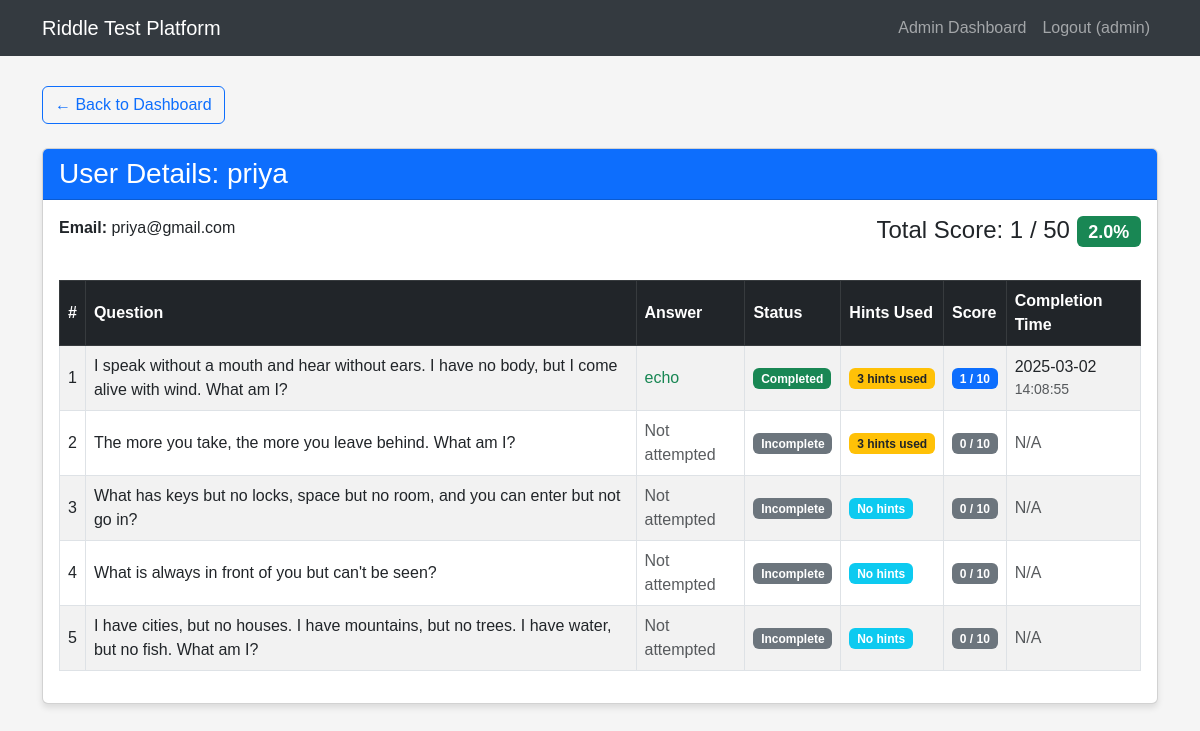
Before: /admin/user_detail/2 (signed in) with the older database file.
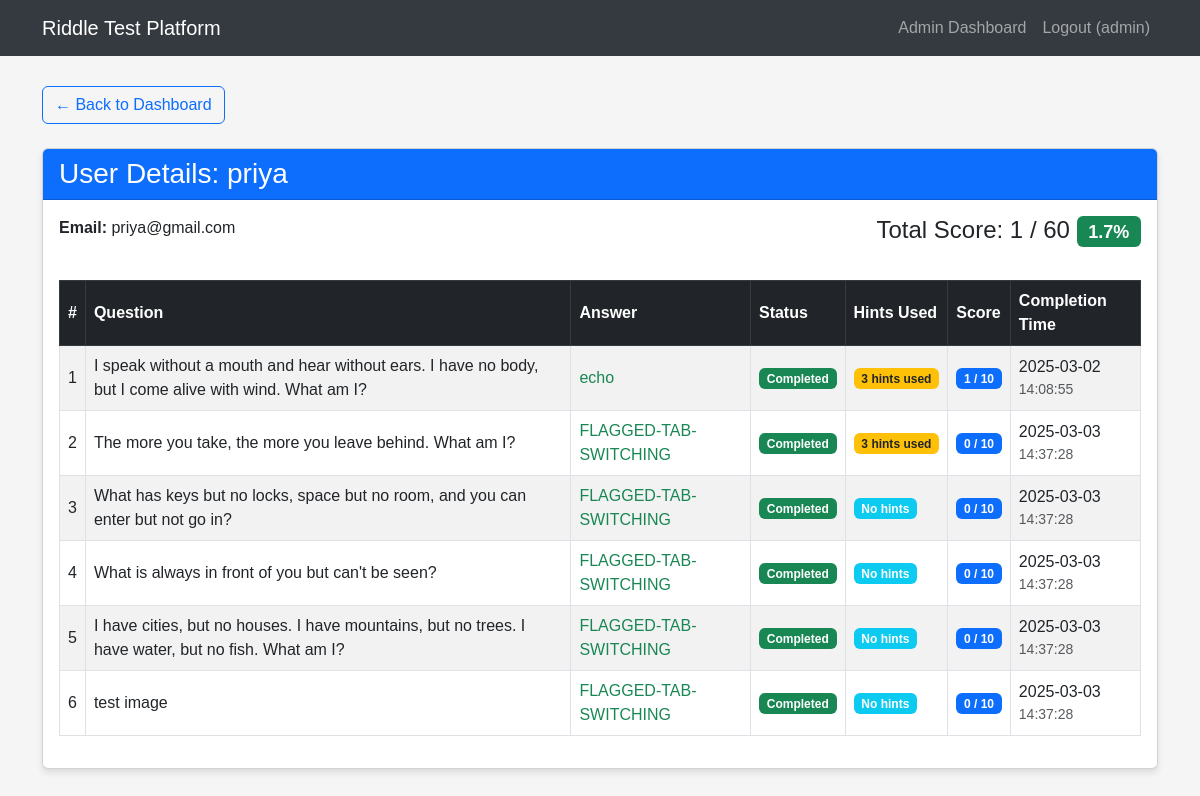
After: the same page with the newer database file.
### tables this page shows
CREATE TABLE users (
            id INTEGER PRIMARY KEY AUTOINCREMENT,
            username TEXT NOT NULL UNIQUE,
            email TEXT NOT NULL,
            password TEXT NOT NULL,
            is_admin INTEGER DEFAULT 0
        );

CREATE TABLE user_progress (
            id INTEGER PRIMARY KEY AUTOINCREMENT,
            user_id INTEGER NOT NULL,
            riddle_id INTEGER NOT NULL,
            score INTEGER DEFAULT 10,
            completed INTEGER DEFAULT 0,
            hint1_used INTEGER DEFAULT 0,
            hint2_used INTEGER DEFAULT 0,
            hint3_used INTEGER DEFAULT 0,
            answer_attempt TEXT,
            completion_time TIMESTAMP, warnings INTEGER DEFAULT 0,
            FOREIGN KEY (user_id) REFERENCES users (id),
            FOREIGN KEY (riddle_id) REFERENCES riddles (id),
            UNIQUE(user_id, riddle_id)
        );

CREATE TABLE riddles (
            id INTEGER PRIMARY KEY AUTOINCREMENT,
            question TEXT NOT NULL,
            answer TEXT NOT NULL,
            hint1 TEXT NOT NULL,
            hint2 TEXT NOT NULL,
            hint3 TEXT NOT NULL
        , image TEXT);

### app.py (the view)
@app.route('/admin/user_detail/<int:user_id>')
def user_detail(user_id):
    if 'user_id' not in session or not session.get('is_admin'):
        flash('Unauthorized access.')
        return redirect(url_for('login'))
    conn = sqlite3.connect('riddle_test.db')
    c = conn.cursor()
    c.execute("SELECT username, email FROM users WHERE id = ?", (user_id,))
    user_info = c.fetchone()
    if not user_info:
        conn.close()
        flash('User not found.')
        return redirect(url_for('admin_dashboard'))
    c.execute('''
        SELECT r.id, r.question, r.answer, up.score, up.completed,
               up.hint1_used, up.hint2_used, up.hint3_used, up.answer_attempt, up.completion_time
        FROM riddles r
        JOIN user_progress up ON r.id = up.riddle_id
        WHERE up.user_id = ?
        ORDER BY r.id
    ''', (user_id,))
    results_data = c.fetchall()
    c.execute('''
        SELECT SUM(score)
        FROM user_progress
        WHERE user_id = ? AND completed = 1
    ''', (user_id,))
    total_score = c.fetchone()[0] or 0
    c.execute("SELECT COUNT(*) * 10 FROM riddles")
    max_possible = c.fetchone()[0]
    percentage_score = int((total_score / max_possible * 100)) if max_possible > 0 else 0
    conn.close()
    user = {
        'id': user_id,
        'username': user_info[0],
        'email': user_info[1]
    }
    results = []
    for result in results_data:
        results.append({
            'id': result[0],
            'question': result[1],
            'correct_answer': result[2],
            'score': result[3],
            'completed': result[4],
            'hint1_used': result[5],
            'hint2_used': result[6],
            'hint3_used': result[7],
            'answer_attempt': result[8],
            'completion_time': result[9]
        })
    return render_template('user_detail.html',
                           user=user,
                           results=results,
                           total_score=total_score,
                           max_possible=max_possible,
                           percentage_score=percentage_score)

### templates/user_detail.html
{% extends 'base.html' %} {% block content %}
<div class="row">
  <div class="col-12 mb-4">
    <a href="{{ url_for('admin_dashboard') }}" class="btn btn-outline-primary">
      &larr; Back to Dashboard
    </a>
  </div>
</div>
<div class="row">
  <div class="col-12">
    <div class="card mb-4">
      <div class="card-header bg-primary text-white">
        <h3 class="card-title mb-0">User Details: {{ user.username }}</h3>
      </div>
      <div class="card-body">
        <div class="row mb-4">
          <div class="col-md-6">
            <p><strong>Email:</strong> {{ user.email }}</p>
          </div>
          <div class="col-md-6 text-md-end">
            <h4>
              Total Score: {{ total_score }} / {{ max_possible }}
              <span class="badge bg-success"
                >{{ "{:.1f}%".format(total_score / max_possible * 100) if
                max_possible > 0 else "0%" }}</span
              >
            </h4>
          </div>
        </div>
        <div class="table-responsive">
          <table class="table table-striped table-bordered results-table">
            <thead class="table-dark">
              <tr>
                <th>#</th>
                <th>Question</th>
                <th>Answer</th>
                <th>Status</th>
                <th>Hints Used</th>
                <th>Score</th>
                <th>Completion Time</th>
              </tr>
            </thead>
            <tbody>
              {% for result in results %}
              <tr>
                <td>{{ loop.index }}</td>
                <td>{{ result.question }}</td>
                <td>
                  {% if result.completed %}
                  <span class="text-success">{{ result.answer_attempt }}</span>
                  {% elif result.answer_attempt %}
                  <span class="text-danger">{{ result.answer_attempt }}</span>
                  <small class="d-block text-muted"
                    >(Correct: {{ result.correct_answer }})</small
                  >
                  {% else %}
                  <span class="text-muted">Not attempted</span>
                  {% endif %}
                </td>
                <td>
                  {% if result.completed %}
                  <span class="badge bg-success">Completed</span>
                  {% else %}
                  <span class="badge bg-secondary">Incomplete</span>
                  {% endif %}
                </td>
                <td>
                  {% set hints_used = (result.hint1_used or 0) +
                  (result.hint2_used or 0) + (result.hint3_used or 0) %} {% if
                  hints_used > 0 %}
                  <span class="badge bg-warning text-dark"
                    >{{ hints_used }} hint{% if hints_used > 1 %}s{% endif %}
                    used</span
                  >
                  {% else %}
                  <span class="badge bg-info">No hints</span>
                  {% endif %}
                </td>
                <td>
                  {% if result.completed %}
                  <span class="badge bg-primary">{{ result.score }} / 10</span>
                  {% else %}
                  <span class="badge bg-secondary">0 / 10</span>
                  {% endif %}
                </td>
                <td>
                  {% if result.completion_time %} {{
                  result.completion_time.split('T')[0] }}
                  <small class="d-block text-muted"
                    >{{ result.completion_time.split('T')[1].split('.')[0]
                    }}</small
                  >
                  {% else %}
                  <span class="text-muted">N/A</span>
                  {% endif %}
                </td>
              </tr>
              {% endfor %}
            </tbody>
          </table>
        </div>
      </div>
    </div>
  </div>
</div>
{% endblock %}

### templates/base.html (shortened to what this page needs)
<!DOCTYPE html>
<html lang="en">
  <head>
    <link
      href="https://cdn.jsdelivr.net/npm/bootstrap@5.3.0-alpha1/dist/css/bootstrap.min.css"
      rel="stylesheet"
    />
  </head>
  <body>
    <nav class="navbar navbar-expand-lg navbar-dark">
      <div class="container">
        <a class="navbar-brand" href="/">Riddle Test Platform</a>
        <div class="collapse navbar-collapse" id="navbarNav">
          <ul class="navbar-nav ms-auto">
            {% if session.get('user_id') %} {% if session.get('is_admin') %}
            <li class="nav-item">
              <a class="nav-link" href="{{ url_for('admin_dashboard') }}"
                >Admin Dashboard</a
              >
            </li>
            {% endif %}
            <li class="nav-item">
              <a class="nav-link" href="{{ url_for('logout') }}"
                >Logout ({{ session.get('username') }})</a
              >
            </li>
            {% endif %}
          </ul>
        </div>
      </div>
    </nav>
    <div class="container">
       {% block content %}{% endblock %}
    </div>
  </body>
</html>

### templates/base.html (style rules this page uses)
body { font-family: "Arial", sans-serif; background-color: #f5f5f5; padding-bottom: 50px; }
.navbar { background-color: #343a40; margin-bottom: 30px; }
.card { margin-bottom: 20px; box-shadow: 0 4px 6px rgba(0, 0, 0, 0.1); }
.results-table th, .results-table td { vertical-align: middle; }

Changed rows visible on the page:
changed user_progress "The more you take, the more you leave behind. What am I?": answer_attempt (not shown) → "FLAGGED-TAB-SWITCHING"; score (not shown) → "0"; completion_time (not shown) → "2025-03-03"; completion_time (not shown) → "14:37:28"; completed "Not attempted Incomplete 0 / 10" → "Completed / 10"; no longer shows "N/A"
changed user_progress "What has keys but no locks, space but no room, and you can enter but not go in?": answer_attempt (not shown) → "FLAGGED-TAB-SWITCHING"; score (not shown) → "0"; completion_time (not shown) → "2025-03-03"; completion_time (not shown) → "14:37:28"; completed "Not attempted Incomplete 0 / 10" → "Completed / 10"; no longer shows "N/A"
changed user_progress "What is always in front of you but can't be seen?": answer_attempt (not shown) → "FLAGGED-TAB-SWITCHING"; score (not shown) → "0"; completion_time (not shown) → "2025-03-03"; completion_time (not shown) → "14:37:28"; completed "Not attempted Incomplete 0 / 10" → "Completed / 10"; no longer shows "N/A"
changed user_progress (number 5 of 6 on the later page): answer_attempt (not shown) → "FLAGGED-TAB-SWITCHING"; score (not shown) → "0"; completion_time (not shown) → "2025-03-03"; completion_time (not shown) → "14:37:28"; completed "Not attempted Incomplete 0 / 10" → "Completed / 10"; no longer shows "N/A"
added user_progress: question "test image", answer_attempt "FLAGGED-TAB-SWITCHING", completed "Completed", shows "No hints", score "0", completion_time "2025-03-03", completion_time "14:37:28"
Other visible differences:
{{ max_possible }}: "50" → "60"
text no longer shown: "2.0%"
text now shown: "1.7%"
